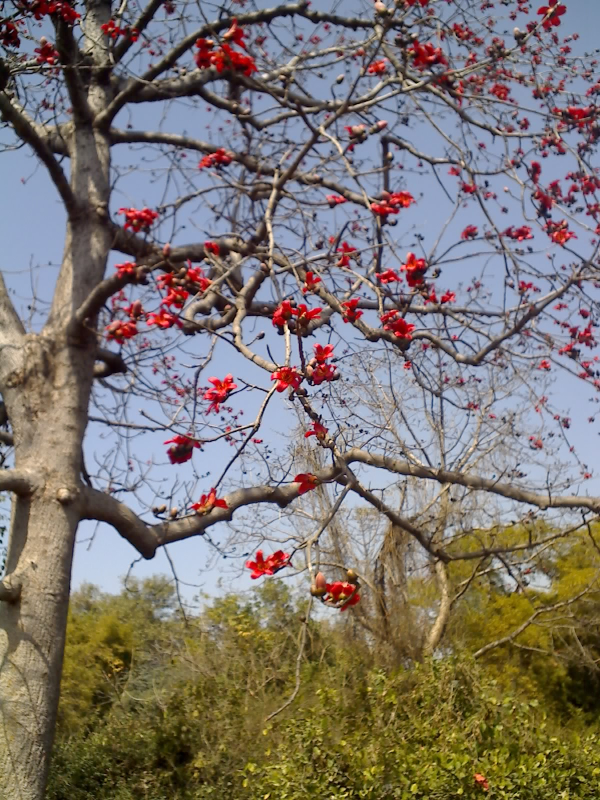
//> input picture C++/opencv/image.jpg, 1200 x 1600 px (shown at 1/2 size)
$ ./canny_edge   (built with g++ and OpenCV 4)
//> lines starting //> are read from the running program, lines starting //| are printed output that depends on the picture
# include <cv.h>
# include <highgui.h>

int main(int argc, char **argv)
{
    IplImage *img = cvLoadImage("image.jpg",0);
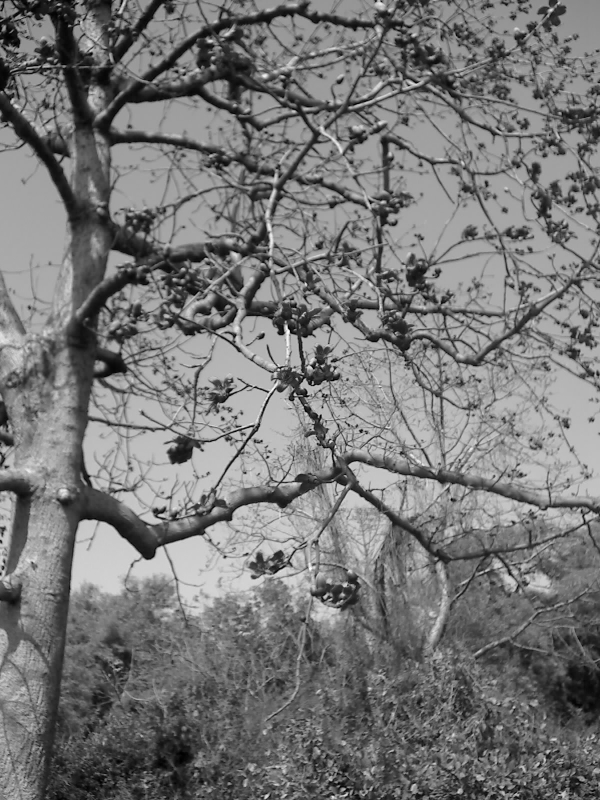
//> img: 1600 rows x 1200 cols, CV_8UC1 (shown at 1/2 size); min 0, max 255, mean 118.7
    cvNamedWindow("example-input");
    cvNamedWindow("example-output");

    cvShowImage("example-input",img);

    assert(img->width%2 == 0 && img->height%2 == 0);

    IplImage* out = cvCreateImage(cvSize(img->width/2,img->height/2),img->depth,img->nChannels );

    cvPyrDown(img,out);
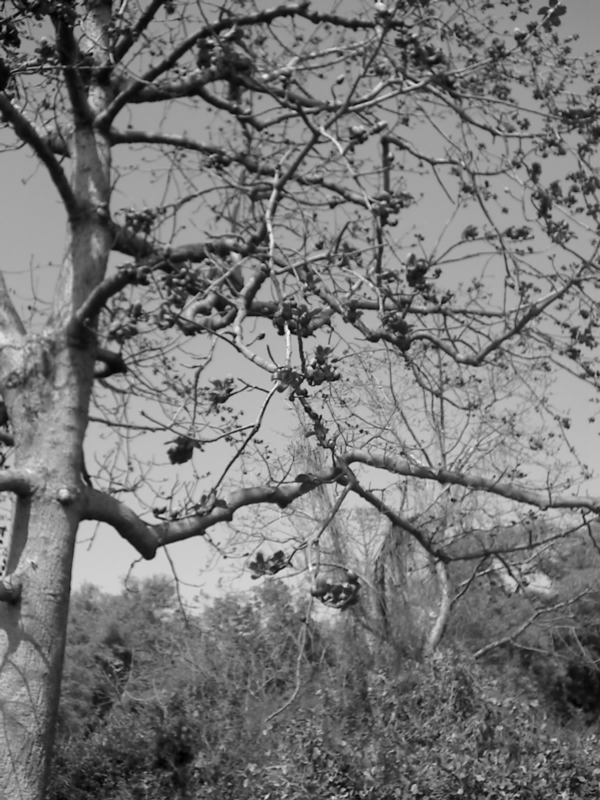
//> out: 800 rows x 600 cols, CV_8UC1; min 1, max 250, mean 118.8

    cvCanny(out,out,10,100,3);
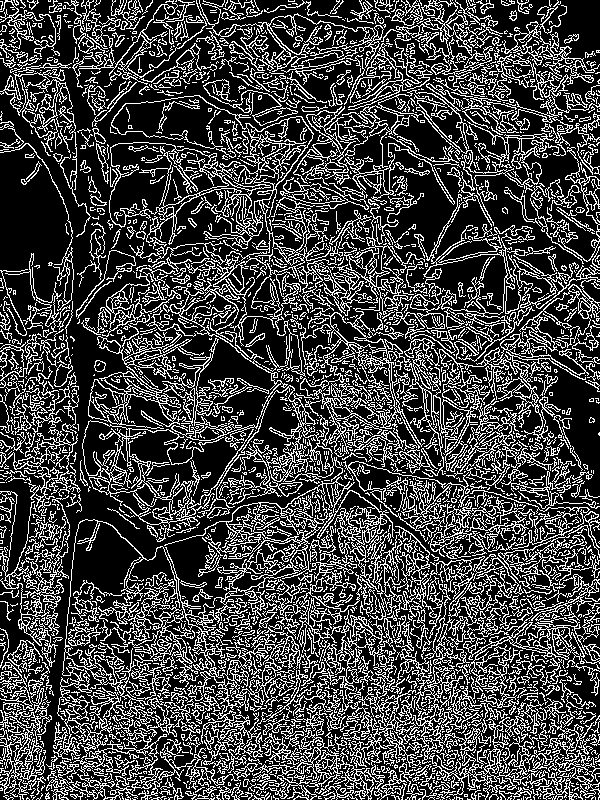
//> out: 800 rows x 600 cols, CV_8UC1; 26.8% white in thin lines or dots

    cvShowImage("example-output",img);

    cvWaitKey(0);
    cvReleaseImage(&img);
    cvReleaseImage(&out);
    cvDestroyWindow("example-output");
    cvDestroyWindow("example-input");

    return 0;

}
